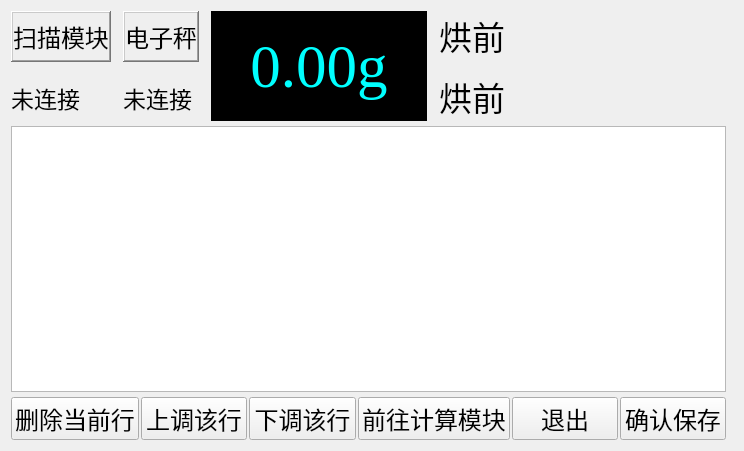
        <widget class="QWidget" name="page_3">
         <layout class="QFormLayout" name="formLayout_3">
          <item row="0" column="0" colspan="2">
           <layout class="QHBoxLayout" name="horizontalLayout_9" stretch="110,1">
            <property name="spacing">
             <number>2</number>
            </property>
            <property name="sizeConstraint">
             <enum>QLayout::SetNoConstraint</enum>
            </property>
            <item>
             <layout class="QVBoxLayout" name="verticalLayout_8" stretch="20,1,100,1,10">
              <property name="spacing">
               <number>2</number>
              </property>
              <item>
               <layout class="QHBoxLayout" name="horizontalLayout_8" stretch="1,1,3,4">
                <property name="spacing">
                 <number>12</number>
                </property>
                <item>
                 <layout class="QVBoxLayout" name="verticalLayout_6">
                  <item>
                   <widget class="QLabel" name="label_19">
                    <property name="font">
                     <font>
                      <pointsize>18</pointsize>
                     </font>
                    </property>
                    <property name="frameShape">
                     <enum>QFrame::WinPanel</enum>
                    </property>
                    <property name="frameShadow">
                     <enum>QFrame::Raised</enum>
                    </property>
                    <property name="text">
                     <string>扫描模块</string>
                    </property>
                    <property name="textFormat">
                     <enum>Qt::AutoText</enum>
                    </property>
                    <property name="alignment">
                     <set>Qt::AlignHCenter|Qt::AlignTop</set>
                    </property>
                   </widget>
                  </item>
                  <item>
                   <widget class="QLabel" name="label_11">
                    <property name="font">
                     <font>
                      <pointsize>17</pointsize>
                     </font>
                    </property>
                    <property name="text">
                     <string>未连接</string>
                    </property>
                   </widget>
                  </item>
                 </layout>
                </item>
                <item>
                 <layout class="QVBoxLayout" name="verticalLayout_7">
                  <item>
                   <widget class="QLabel" name="label_10">
                    <property name="font">
                     <font>
                      <pointsize>18</pointsize>
                     </font>
                    </property>
                    <property name="frameShape">
                     <enum>QFrame::WinPanel</enum>
                    </property>
                    <property name="frameShadow">
                     <enum>QFrame::Raised</enum>
                    </property>
                    <property name="text">
                     <string>电子秤</string>
                    </property>
                    <property name="alignment">
                     <set>Qt::AlignHCenter|Qt::AlignTop</set>
                    </property>
                   </widget>
                  </item>
                  <item>
                   <widget class="QLabel" name="label_12">
                    <property name="font">
                     <font>
                      <pointsize>17</pointsize>
                     </font>
                    </property>
                    <property name="text">
                     <string>未连接</string>
                    </property>
                   </widget>
                  </item>
                 </layout>
                </item>
                <item>
                 <widget class="QLabel" name="label_Weight">
                  <property name="font">
                   <font>
                    <family>Times New Roman</family>
                    <pointsize>46</pointsize>
                   </font>
                  </property>
                  <property name="styleSheet">
                   <string notr="true">color: rgb(0, 255, 255);
background-color: rgb(0, 0, 0);</string>
                  </property>
                  <property name="frameShape">
                   <enum>QFrame::WinPanel</enum>
                  </property>
                  <property name="frameShadow">
                   <enum>QFrame::Raised</enum>
                  </property>
                  <property name="text">
                   <string>0.00g</string>
                  </property>
                  <property name="alignment">
                   <set>Qt::AlignCenter</set>
                  </property>
                 </widget>
                </item>
                <item>
                 <layout class="QVBoxLayout" name="verticalLayout_5">
                  <item>
                   <widget class="QLabel" name="label_35">
                    <property name="font">
                     <font>
                      <pointsize>25</pointsize>
                     </font>
                    </property>
                    <property name="text">
                     <string>烘前</string>
                    </property>
                   </widget>
                  </item>
                  <item>
                   <widget class="QLabel" name="label_39">
                    <property name="font">
                     <font>
                      <pointsize>25</pointsize>
                     </font>
                    </property>
                    <property name="text">
                     <string>烘前</string>
                    </property>
                   </widget>
                  </item>
                 </layout>
                </item>
               </layout>
              </item>
              <item>
               <spacer name="verticalSpacer_4">
                <property name="orientation">
                 <enum>Qt::Vertical</enum>
                </property>
                <property name="sizeHint" stdset="0">
                 <size>
                  <width>20</width>
                  <height>40</height>
                 </size>
                </property>
               </spacer>
              </item>
              <item>
               <widget class="QTableWidget" name="tableWidget">
                <property name="font">
                 <font>
                  <pointsize>28</pointsize>
                 </font>
                </property>
                <property name="styleSheet">
                 <string notr="true">selection-background-color: red</string>
                </property>
               </widget>
              </item>
              <item>
               <spacer name="verticalSpacer_5">
                <property name="orientation">
                 <enum>Qt::Vertical</enum>
                </property>
                <property name="sizeHint" stdset="0">
                 <size>
                  <width>20</width>
                  <height>40</height>
                 </size>
                </property>
               </spacer>
              </item>
              <item>
               <layout class="QHBoxLayout" name="horizontalLayout_7">
                <item>
                 <widget class="QPushButton" name="pushButton_19">
                  <property name="sizePolicy">
                   <sizepolicy hsizetype="Minimum" vsizetype="Preferred">
                    <horstretch>0</horstretch>
                    <verstretch>0</verstretch>
                   </sizepolicy>
                  </property>
                  <property name="font">
                   <font>
                    <pointsize>18</pointsize>
                   </font>
                  </property>
                  <property name="text">
                   <string>删除当前行</string>
                  </property>
                 </widget>
                </item>
                <item>
                 <widget class="QPushButton" name="pushButton_20">
                  <property name="sizePolicy">
                   <sizepolicy hsizetype="Minimum" vsizetype="Preferred">
                    <horstretch>0</horstretch>
                    <verstretch>0</verstretch>
                   </sizepolicy>
                  </property>
                  <property name="font">
                   <font>
                    <pointsize>18</pointsize>
                   </font>
                  </property>
                  <property name="text">
                   <string>上调该行</string>
                  </property>
                 </widget>
                </item>
                <item>
                 <widget class="QPushButton" name="pushButton_21">
                  <property name="sizePolicy">
                   <sizepolicy hsizetype="Minimum" vsizetype="Preferred">
                    <horstretch>0</horstretch>
                    <verstretch>0</verstretch>
                   </sizepolicy>
                  </property>
                  <property name="font">
                   <font>
                    <pointsize>18</pointsize>
                   </font>
                  </property>
                  <property name="text">
                   <string>下调该行</string>
                  </property>
                 </widget>
                </item>
                <item>
                 <widget class="QPushButton" name="pushButton_24">
                  <property name="sizePolicy">
                   <sizepolicy hsizetype="Minimum" vsizetype="Preferred">
                    <horstretch>0</horstretch>
                    <verstretch>0</verstretch>
                   </sizepolicy>
                  </property>
                  <property name="font">
                   <font>
                    <pointsize>18</pointsize>
                   </font>
                  </property>
                  <property name="text">
                   <string>前往计算模块</string>
                  </property>
                 </widget>
                </item>
                <item>
                 <widget class="QPushButton" name="pushButton_12">
                  <property name="sizePolicy">
                   <sizepolicy hsizetype="Minimum" vsizetype="Preferred">
                    <horstretch>0</horstretch>
                    <verstretch>0</verstretch>
                   </sizepolicy>
                  </property>
                  <property name="font">
                   <font>
                    <pointsize>18</pointsize>
                   </font>
                  </property>
                  <property name="text">
                   <string>退出</string>
                  </property>
                 </widget>
                </item>
                <item>
                 <widget class="QPushButton" name="pushButton_8">
                  <property name="sizePolicy">
                   <sizepolicy hsizetype="Minimum" vsizetype="Preferred">
                    <horstretch>0</horstretch>
                    <verstretch>0</verstretch>
                   </sizepolicy>
                  </property>
                  <property name="font">
                   <font>
                    <pointsize>18</pointsize>
                   </font>
                  </property>
                  <property name="text">
                   <string>确认保存</string>
                  </property>
                 </widget>
                </item>
               </layout>
              </item>
             </layout>
            </item>
            <item>
             <spacer name="horizontalSpacer_3">
              <property name="orientation">
               <enum>Qt::Horizontal</enum>
              </property>
              <property name="sizeHint" stdset="0">
               <size>
                <width>40</width>
                <height>20</height>
               </size>
              </property>
             </spacer>
            </item>
           </layout>
          </item>
         </layout>
        </widget>
